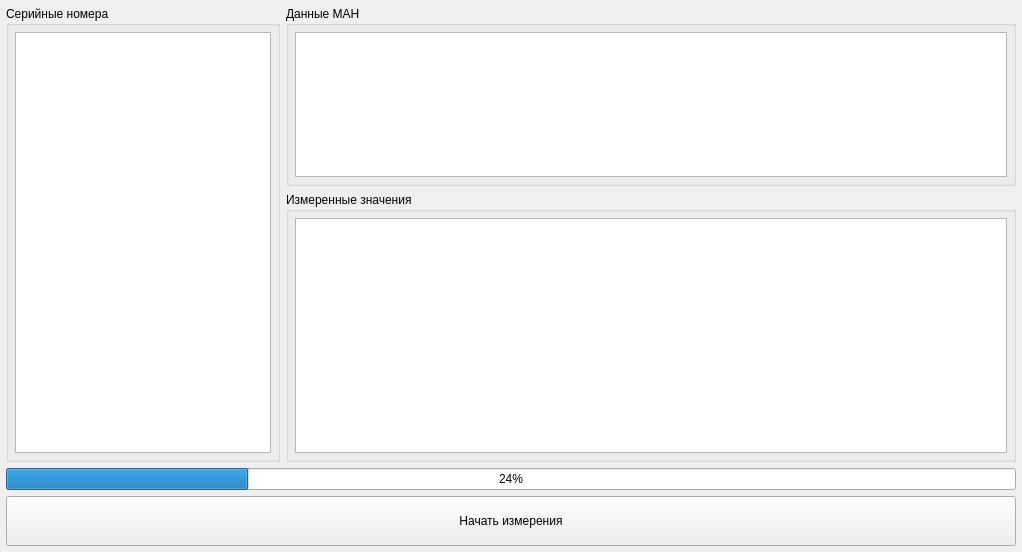
<?xml version="1.0" encoding="UTF-8"?>
<ui version="4.0">
 <class>AutomaticMeasurements</class>
 <widget class="QWidget" name="AutomaticMeasurements">
  <property name="geometry">
   <rect>
    <x>0</x>
    <y>0</y>
    <width>1022</width>
    <height>552</height>
   </rect>
  </property>
  <property name="windowTitle">
   <string>Form</string>
  </property>
  <layout class="QGridLayout" name="gridLayout" rowstretch="2,3,0,0" columnstretch="1,4">
   <property name="leftMargin">
    <number>6</number>
   </property>
   <property name="topMargin">
    <number>6</number>
   </property>
   <property name="rightMargin">
    <number>6</number>
   </property>
   <property name="bottomMargin">
    <number>6</number>
   </property>
   <item row="3" column="0" colspan="2">
    <widget class="QPushButton" name="pbStartStop">
     <property name="minimumSize">
      <size>
       <width>0</width>
       <height>50</height>
      </size>
     </property>
     <property name="text">
      <string>Начать измерения</string>
     </property>
     <property name="checkable">
      <bool>true</bool>
     </property>
    </widget>
   </item>
   <item row="2" column="0" colspan="2">
    <widget class="QProgressBar" name="progressBar">
     <property name="value">
      <number>24</number>
     </property>
    </widget>
   </item>
   <item row="0" column="1">
    <widget class="QGroupBox" name="groupBox_3">
     <property name="title">
      <string>Данные МАН</string>
     </property>
     <layout class="QVBoxLayout" name="verticalLayout_3">
      <property name="leftMargin">
       <number>6</number>
      </property>
      <property name="topMargin">
       <number>6</number>
      </property>
      <property name="rightMargin">
       <number>6</number>
      </property>
      <property name="bottomMargin">
       <number>6</number>
      </property>
      <item>
       <widget class="QTableView" name="tvMeasure"/>
      </item>
     </layout>
    </widget>
   </item>
   <item row="1" column="1">
    <widget class="QGroupBox" name="groupBox_4">
     <property name="title">
      <string>Измеренные значения</string>
     </property>
     <layout class="QVBoxLayout" name="verticalLayout_4">
      <property name="leftMargin">
       <number>6</number>
      </property>
      <property name="topMargin">
       <number>6</number>
      </property>
      <property name="rightMargin">
       <number>6</number>
      </property>
      <property name="bottomMargin">
       <number>6</number>
      </property>
      <item>
       <widget class="QTableView" name="tableView"/>
      </item>
     </layout>
    </widget>
   </item>
   <item row="0" column="0" rowspan="2">
    <widget class="QGroupBox" name="groupBox_2">
     <property name="title">
      <string>Серийные номера</string>
     </property>
     <layout class="QVBoxLayout" name="verticalLayout_2">
      <property name="leftMargin">
       <number>6</number>
      </property>
      <property name="topMargin">
       <number>6</number>
      </property>
      <property name="rightMargin">
       <number>6</number>
      </property>
      <property name="bottomMargin">
       <number>6</number>
      </property>
      <item>
       <widget class="QTableView" name="tvSerNum">
        <property name="sizePolicy">
         <sizepolicy hsizetype="Minimum" vsizetype="Expanding">
          <horstretch>0</horstretch>
          <verstretch>0</verstretch>
         </sizepolicy>
        </property>
       </widget>
      </item>
     </layout>
    </widget>
   </item>
  </layout>
 </widget>
 <resources/>
 <connections/>
</ui>
